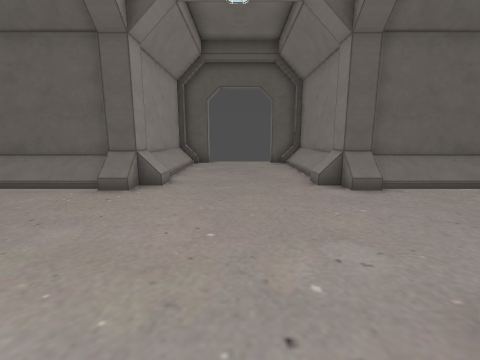
[1] (above)

12 first-person views from a walk through a Godot game level. The camera is 1.4 m above the floor, tilts 10° down and sees 90° across. The floor is counted in squares, 1 m on a side. Each view is taken from the middle of a square. On the plan, view 1 faces up. The plan holds only what a view shows up to about 13 squares ahead; the rest is blank. Some surface patterns are stand-ins.

[2]
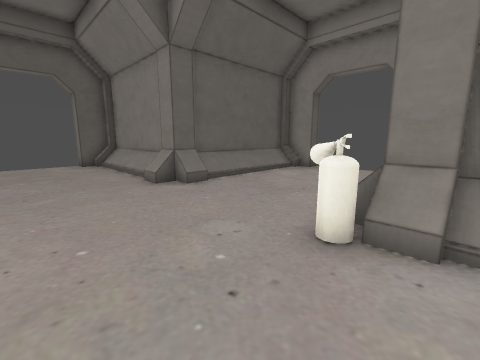

[3]
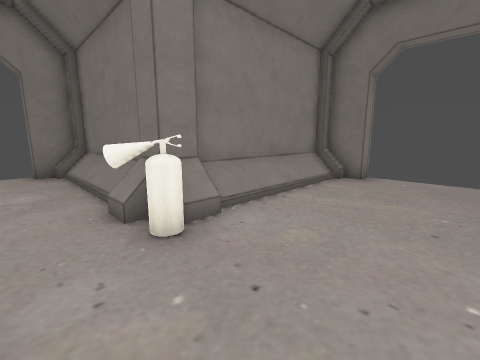

[4]
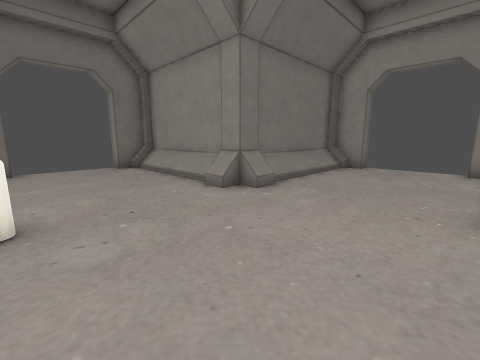

[5]
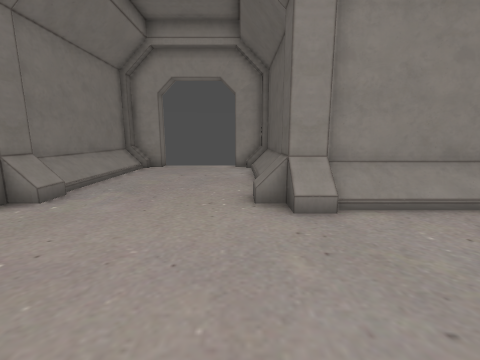

[6]
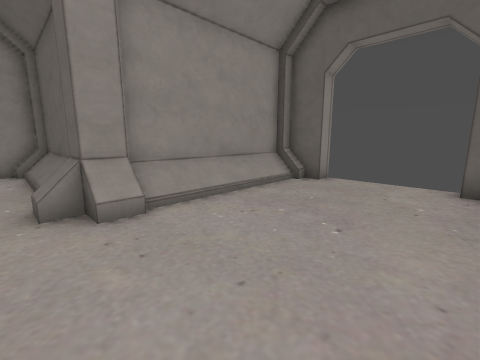

[7]
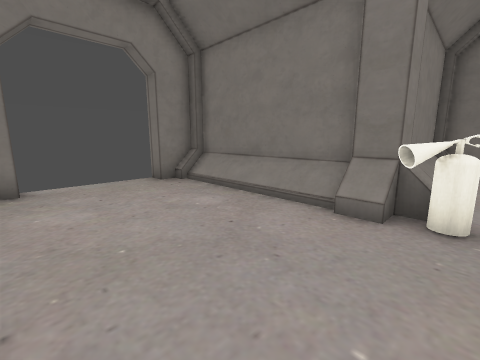

[8]
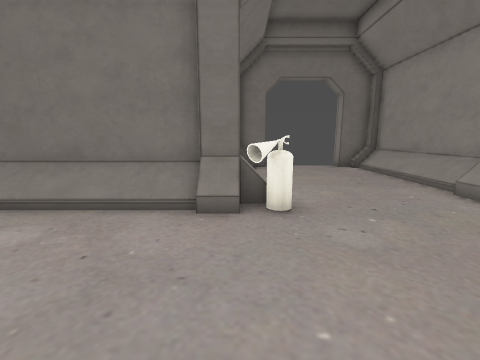

[9]
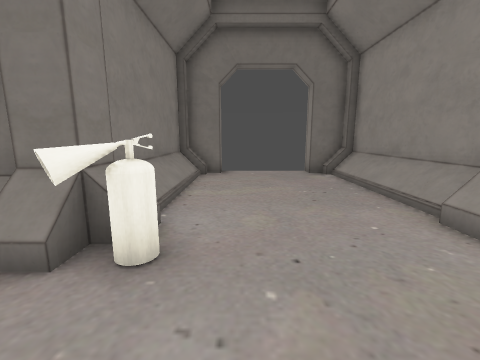

[10]
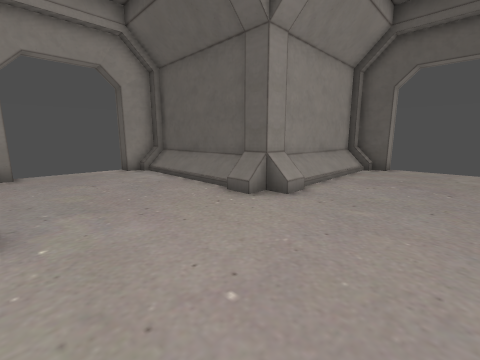

[11]
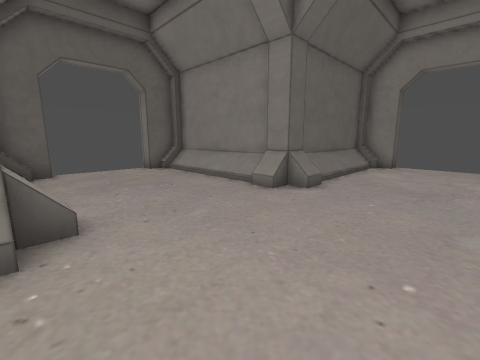

[12]
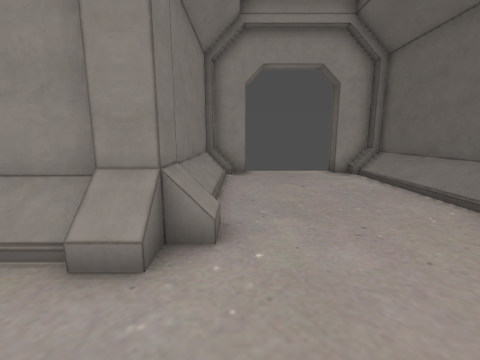

### Floor plan
Key: @ floor where view 1 was taken; # wall or solid block; . floor; / step, stairs or slope; v drop or lower ground; E fire extinguisher.
Columns run from 10 left of view 1 to 10 right of it. Each row starts with its distance up from view 1.
 14        ##...##
 13       ##.....##
 12       #/...../#
 11       #/...../#
 10       #/...../#
  9       #/...../#
  8  #######.....#######
  7 ##////##.....##////##
  6 #...................#
  5 .....................
  4 .....................
  3 .....................
  2 #............E......#
  1 ##////##....Ev/////##
  0  #######..@../######
 -1       #/...../#
 -2       #/...../#
 -3       #/...../#
 -4       #/...../#
 -5       ##.....##
 -6        ##...##

Where each view was taken, in squares from view 1:
view 1: 0 up, 0 right, facing up
view 2: 0 up, 1 left, facing up-right
view 3: 3 up, 1 left, facing down-right
view 4: 6 up, 2 right, facing down-left
view 5: 6 up, 2 right, facing left
view 6: 6 up, 2 right, facing up-left
view 7: 6 up, 2 right, facing down-right
view 8: 6 up, 3 right, facing down
view 9: 4 up, 1 right, facing down
view 10: 2 up, 1 right, facing up-left
view 11: 3 up, 3 left, facing up-right
view 12: 2 up, 0 right, facing left
